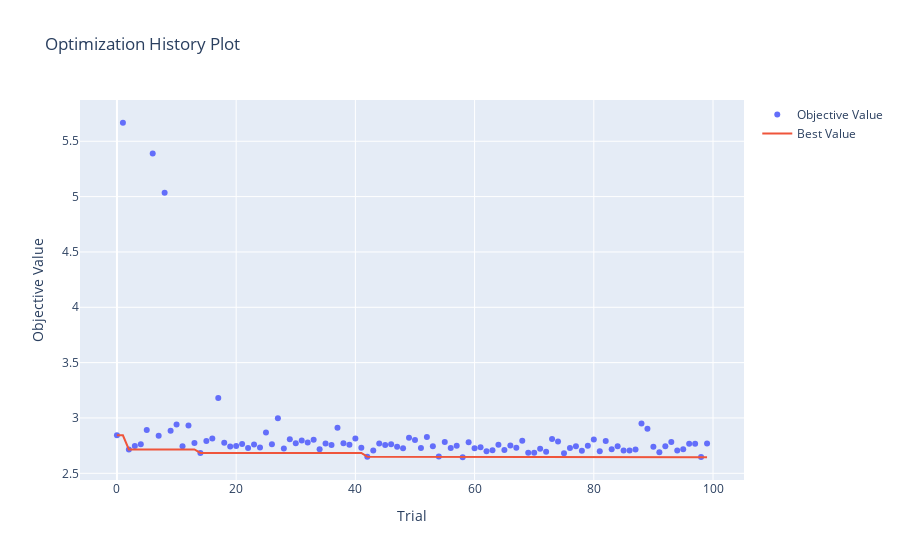

Write notebook code for a chart like this one.
### Markdown cell above
Optuna offers a wide range of plots under its visualization subpackage. Here, we will discuss only 2, which I think are the most useful.

First, let's plot the optimization history of the last study:

### Code cell
from optuna.visualization import plot_optimization_history

plotly_config = {"staticPlot": True}

fig = plot_optimization_history(study)
fig.show(config=plotly_config)
